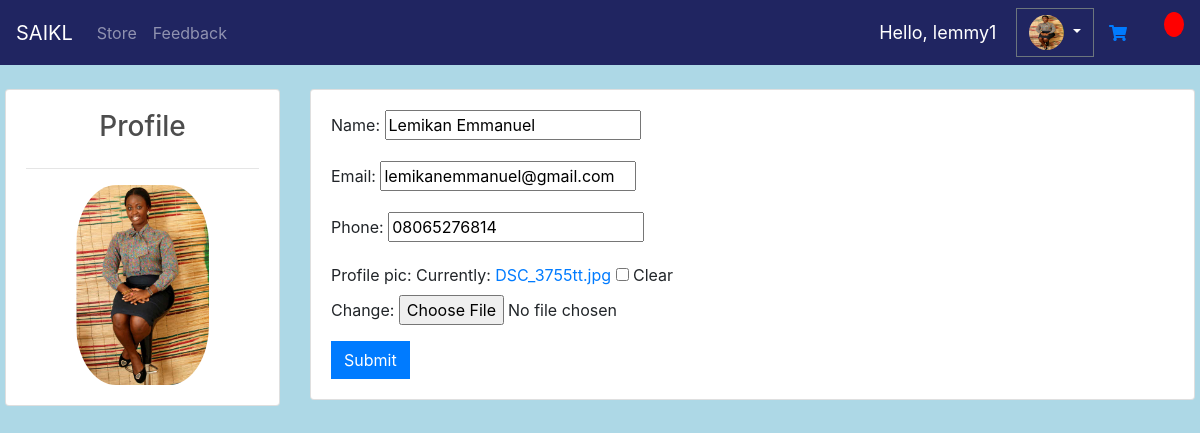
/user/ (signed in), run on the app's committed database.
### saiklapp/models.py (models this page shows, shortened)
class Customer(models.Model):
    user = models.OneToOneField(User, on_delete= models.CASCADE, null=True, blank=True)
    name = models.CharField(max_length=200, null=True)
    email = models.EmailField(max_length=200, null=True)
    phone = models.CharField(max_length=200, null=True)
    profile_pic = models.ImageField(default='default.png', null=True, blank = True)
    date_created = models.DateTimeField(auto_now_add=True, null=True)
    @property
    def image_url(self):
     if self.profile_pic and hasattr(self.profile_pic, 'url'):
        return self.profile_pic.url

### saiklapp/decorators.py (the view)
        def wrapper_func(request, *args, **kwargs):
            group = None
            if request.user.groups.exists():
                group = request.user.groups.all()[0].name
            else:
                group = request.user.groups.all()[1].name
            if group in allowed_roles:
                return view_func(request, *args, **kwargs)
            else:
                return HttpResponse('You are not authorized to view this page')

### saiklapp/forms.py
class CustomerForm(ModelForm):
    class Meta:
        model = Customer
        fields = '__all__'
        exclude = ['user', 'date_created']

### saiklapp/views.py (called while the page is built)
@login_required(login_url='login')
@allowed_users(allowed_roles=['registered customers'])
def usersettings(request):
    customer = request.user.customer
    form = CustomerForm(instance=customer)
    if request.method == 'POST':
        form = CustomerForm(request.POST, request.FILES,instance=customer)
        if form.is_valid():
            form.save()
    context = {'form':form}
    return render(request, 'store/usersettings.html', context)

### templates/store/usersettings.html (shortened to what this page needs)
{% extends 'base.html'%}
{% load static %}
{% block content %}
<br>
<div class="row">
    <div class="col-md-3">
        <div class="card card-body">
            <h3 style="text-align: center;">Profile</h3>
            <hr>
            <img class="profile-pic" src="{{request.user.customer.image_url}}" alt="">
        </div>
    </div>
    <div class="col-md-9">
        <div class="card card-body">
            <form action="" enctype="multipart/form-data" method="POST">
                {{form.as_p}}
                <input type="submit" class="btn btn-primary" name="Update Information">
            </form>
        </div>
    </div>
</div>
    <br>
{% endblock %}

### templates/store/navbar.html (shortened to what this page needs)
{% load static %}
<nav class="navbar navbar-expand-lg navbar-dark bg-dark">
  <a class="navbar-brand" href="{% url 'home' %}">SAIKL</a>
  <div class="collapse navbar-collapse" id="navbarSupportedContent">
    {% if request.user.is_authenticated %}
        {% if request.user.is_staff %}
          <ul class="navbar-nav mr-auto">
              <li class="nav-item">
                <a class="nav-link" href="{% url 'admindash' %}">DashBoard</a>
              </li>
              <li class="nav-item">
                <a class="nav-link" href="{% url 'products' %}">Products</a>
              </li>
          </ul>
              <!-- <li class="nav-item">
                <a class="nav-link" href="#">Customers</a>
              </li> -->
              <span class="hello-msg">Hello, {{request.user}}</span>
              <span><a  class="hello-msg btn btn-warning" href="{% url 'logout' %}">Logout</a></span>
          {% else %}
          <ul class="navbar-nav mr-auto">
              <li class="nav-item">
                <a href="{% url 'store' %}" class="nav-link">Store</a>
              </li>
              <li class="nav-item">
                <a href="{% url 'feedback' %}" class="nav-link">Feedback</a>
              </li>
          </ul>
          <span class="hello-msg">Hello, {{request.user}}</span>
          <div class="dropdown">
            <button class="btn btn-secondary dropdown-toggle profile" type="button" id="dropdownMenuButton" data-toggle="dropdown" aria-haspopup="true" aria-expanded="false">
              <img id="profile_pic1" class="profile-pic" src="{{request.user.customer.image_url}}" alt="">
            </button>
          </div>
          <a href="{% url 'cart' %}">
               <i id="cart-icon" class="fa fa-shopping-cart nav navbar-nav navbar-right" aria-hidden="true"></i>
          </a>
            <p id="cart-total">{{cartItems}}</p>
          {% endif %}
      {% endif %}
  </div>
</nav>

### static/css/main.css (style rules this page uses)
html, body { padding: 0; margin: 0; }
body * { transition: 0.5s; }
body { background-color: hsl(0, 0%, 98%); }
h1,h2,h3,h4,h5,h6 { color:hsl(0, 0%, 30%); }
.bg-dark { background-color: #202561!important; }
#cart-icon { width:55px; display: inline-block; margin-left: 15px; }
#cart-total { display: block; text-align: center; color:#fff; background-color: red; width: 20px; height: 25px; border-radius: 50%; font-size: 14px; }
.btn { border-radius: 0; }

### templates/store/navbar.html (style rules this page uses)
.hello-msg { font-size: 18px; color: #fff; margin-right: 20px; }
#profile_pic1 { width: 35px; height: 35px; border-radius: 50%; }
.profile { background-color: #202561; }

### templates/store/usersettings.html (style rules this page uses)
body { background-color: lightblue; }
.profile-pic { max-width: 300px; max-height: 200px; margin: 0 auto; border-radius: 30%; }
.row { padding-left: 5px; padding-right: 5px; }

### data on the page
Customer: name "Lemikan Emmanuel", email "lemikanemmanuel@gmail.com", phone "08065276814"

### other printed values
{{ request.user }} "lemmy1"
